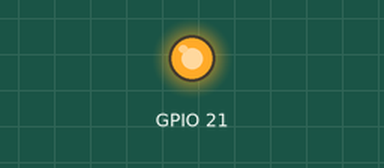
A program run on a simulated Raspberry Pi (BCM pin numbers). Shown: output pins drawn as LEDs (lit = HIGH). At 3.0 s the program stops and its outputs stay as they are.

Above: at 0.1 s.
At 3.1 s:
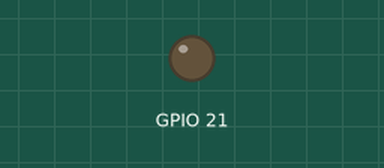
Timing chart, 0 to 4.5 s (numbered marks = the images above):
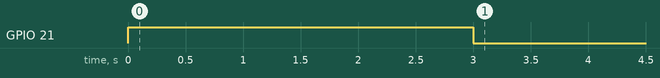

The program:

_____.py
```python
import time
import RPi.GPIO as gpio
#导入GPIO模块
gpio.setwarnings(False)
#禁用警告
gpio.setmode(gpio.BCM)
#设定GPIO引脚标号模式为BCM
gpio.setup(21,gpio.OUT)
#设定GPIO引脚21号为输出端口
gpio.output(21,True)
#21号针脚为高电平（打开）
time.sleep(3)
gpio.output(21,False)
#21号针脚为低电平（关闭）
gpio.cleanup()
#必需写入的代码（重置GPIO所有针脚为输入）
```

Measured:
- by itself, GPIO 21: LOW → HIGH at 0.00 s, → LOW 3.0 s later
